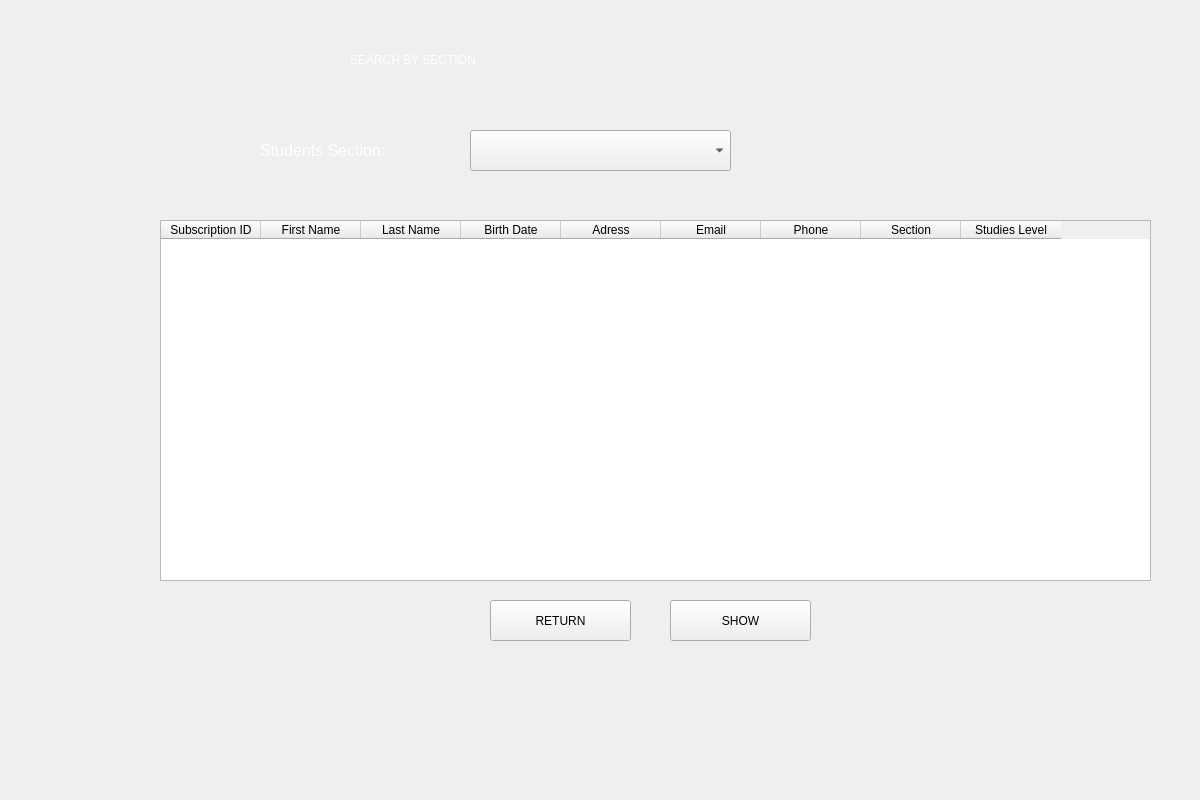
<?xml version="1.0" encoding="UTF-8"?>
<ui version="4.0">
 <class>Form</class>
 <widget class="QWidget" name="Form">
  <property name="geometry">
   <rect>
    <x>0</x>
    <y>0</y>
    <width>1200</width>
    <height>800</height>
   </rect>
  </property>
  <property name="windowTitle">
   <string>Form</string>
  </property>
  <widget class="QLabel" name="num_inscription4">
   <property name="geometry">
    <rect>
     <x>260</x>
     <y>110</y>
     <width>281</width>
     <height>81</height>
    </rect>
   </property>
   <property name="styleSheet">
    <string notr="true"/>
   </property>
   <property name="text">
    <string>&lt;html&gt;&lt;head/&gt;&lt;body&gt;&lt;p&gt;&lt;span style=&quot; font-size:12pt; color:#fff;&quot;&gt;Students Section:&lt;/span&gt;&lt;/p&gt;&lt;/body&gt;&lt;/html&gt;</string>
   </property>
  </widget>
  <widget class="QPushButton" name="afficher">
   <property name="geometry">
    <rect>
     <x>670</x>
     <y>600</y>
     <width>141</width>
     <height>41</height>
    </rect>
   </property>
   <property name="styleSheet">
    <string notr="true">font: 12pt &quot;Poppins&quot;;</string>
   </property>
   <property name="text">
    <string>SHOW</string>
   </property>
  </widget>
  <widget class="QLabel" name="label">
   <property name="geometry">
    <rect>
     <x>350</x>
     <y>20</y>
     <width>551</width>
     <height>81</height>
    </rect>
   </property>
   <property name="styleSheet">
    <string notr="true">font: 63 18pt &quot;Open Sans Semibold&quot;;</string>
   </property>
   <property name="text">
    <string>&lt;html&gt;&lt;head/&gt;&lt;body&gt;&lt;p&gt;&lt;span style=&quot; color:#FFFFFF;&quot;&gt;SEARCH BY SECTION&lt;/span&gt;&lt;/p&gt;&lt;/body&gt;&lt;/html&gt;</string>
   </property>
  </widget>
  <widget class="QPushButton" name="ok">
   <property name="geometry">
    <rect>
     <x>490</x>
     <y>600</y>
     <width>141</width>
     <height>41</height>
    </rect>
   </property>
   <property name="styleSheet">
    <string notr="true">font: 12pt &quot;Poppins&quot;;</string>
   </property>
   <property name="text">
    <string>RETURN</string>
   </property>
  </widget>
  <widget class="QLabel" name="section_2">
   <property name="geometry">
    <rect>
     <x>480</x>
     <y>180</y>
     <width>221</width>
     <height>21</height>
    </rect>
   </property>
   <property name="text">
    <string/>
   </property>
  </widget>
  <widget class="QTableWidget" name="tableWidget">
   <property name="geometry">
    <rect>
     <x>160</x>
     <y>220</y>
     <width>991</width>
     <height>361</height>
    </rect>
   </property>
   <column>
    <property name="text">
     <string>Subscription ID</string>
    </property>
   </column>
   <column>
    <property name="text">
     <string>First Name</string>
    </property>
   </column>
   <column>
    <property name="text">
     <string>Last Name</string>
    </property>
   </column>
   <column>
    <property name="text">
     <string>Birth Date</string>
    </property>
   </column>
   <column>
    <property name="text">
     <string>Adress</string>
    </property>
   </column>
   <column>
    <property name="text">
     <string>Email</string>
    </property>
   </column>
   <column>
    <property name="text">
     <string>Phone</string>
    </property>
   </column>
   <column>
    <property name="text">
     <string>Section</string>
    </property>
   </column>
   <column>
    <property name="text">
     <string>Studies Level</string>
    </property>
   </column>
  </widget>
  <widget class="QComboBox" name="section">
   <property name="geometry">
    <rect>
     <x>470</x>
     <y>130</y>
     <width>261</width>
     <height>41</height>
    </rect>
   </property>
   <property name="styleSheet">
    <string notr="true">QLineEdit {
border: 1px solid rgb(37,39,48);

padding-left:20px;
padding-right:20px;
}
</string>
   </property>
   <item>
    <property name="text">
     <string/>
    </property>
   </item>
   <item>
    <property name="text">
     <string>CPI1</string>
    </property>
   </item>
   <item>
    <property name="text">
     <string>CPI2</string>
    </property>
   </item>
   <item>
    <property name="text">
     <string>L1 INFO</string>
    </property>
   </item>
   <item>
    <property name="text">
     <string>L1 TIC</string>
    </property>
   </item>
   <item>
    <property name="text">
     <string>L1 EEA</string>
    </property>
   </item>
   <item>
    <property name="text">
     <string>L1 MATH</string>
    </property>
   </item>
   <item>
    <property name="text">
     <string>L2 INFO </string>
    </property>
   </item>
   <item>
    <property name="text">
     <string>L2 TIC</string>
    </property>
   </item>
   <item>
    <property name="text">
     <string>L2 EEA</string>
    </property>
   </item>
   <item>
    <property name="text">
     <string>L2 MATH</string>
    </property>
   </item>
   <item>
    <property name="text">
     <string>L3 INFO</string>
    </property>
   </item>
   <item>
    <property name="text">
     <string>L3 TIC</string>
    </property>
   </item>
   <item>
    <property name="text">
     <string>L3 EEA</string>
    </property>
   </item>
   <item>
    <property name="text">
     <string>ING 1</string>
    </property>
   </item>
   <item>
    <property name="text">
     <string>ING2</string>
    </property>
   </item>
  </widget>
  <widget class="QLabel" name="label_2">
   <property name="geometry">
    <rect>
     <x>-190</x>
     <y>-20</y>
     <width>1391</width>
     <height>881</height>
    </rect>
   </property>
   <property name="text">
    <string/>
   </property>
   <property name="pixmap">
    <pixmap>bg.jpg</pixmap>
   </property>
   <property name="scaledContents">
    <bool>true</bool>
   </property>
  </widget>
  
  <zorder>label_2</zorder>
  <zorder>num_inscription4</zorder>
  <zorder>afficher</zorder>
  <zorder>label</zorder>
  <zorder>ok</zorder>
  <zorder>section_2</zorder>
  <zorder>tableWidget</zorder>
  <zorder>section</zorder>
  <zorder>label_10</zorder>
 </widget>
 <resources/>
 <connections/>
</ui>
